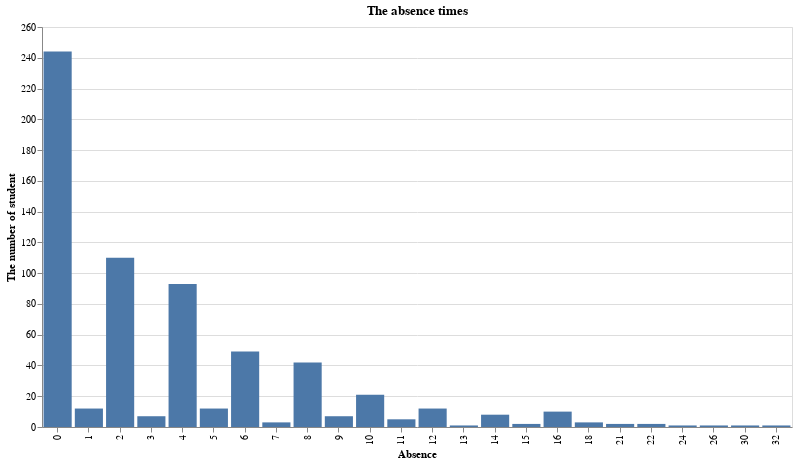

The cell this chart's notebook holds for it:
### Code cell
alt.Chart(df, title="The absence times").mark_bar().encode(
    alt.X('Absence:N', title="Absence", sort=[0,2,1]),
    alt.Y('The number of student:Q'),
).properties(width=750,height=400)

### Figure 1 — Vega-Lite specification as saved in the notebook (floating-point values rounded to 4 significant figures)
{"config": {"view": {"continuousWidth": 400, "continuousHeight": 300}}, "data": {"name": "data-6ae48cf13e5333d6deaddaabbb69e346"}, "mark": "bar", "encoding": {"x": {"type": "nominal", "field": "Absence", "sort": [0, 2, 1], "title": "Absence"}, "y": {"type": "quantitative", "field": "The number of student"}}, "height": 400, "title": "The absence times", "width": 750, "$schema": "https://vega.github.io/schema/vega-lite/v4.8.1.json", "datasets": {"data-6ae48cf13e5333d6deaddaabbb69e346": [{"Absence": "0", "Average grades": 12.04, "The number of student": 244}, {"Absence": "1", "Average grades": 12.42, "The number of student": 12}, {"Absence": "2", "Average grades": 12.19, "The number of student": 110}, {"Absence": "3", "Average grades": 10.43, "The number of student": 7}, {"Absence": "4", "Average grades": 12.01, "The number of student": 93}, {"Absence": "5", "Average grades": 11.75, "The number of student": 12}, {"Absence": "6", "Average grades": 12.12, "The number of student": 49}, {"Absence": "7", "Average grades": 13.0, "The number of student": 3}, {"Absence": "8", "Average grades": 11.62, "The number of student": 42}, {"Absence": "9", "Average grades": 9.714, "The number of student": 7}, {"Absence": "10", "Average grades": 12.24, "The number of student": 21}, {"Absence": "11", "Average grades": 11.2, "The number of student": 5}, {"Absence": "12", "Average grades": 10.08, "The number of student": 12}, {"Absence": "13", "Average grades": 14.0, "The number of student": 1}, {"Absence": "14", "Average grades": 10.38, "The number of student": 8}, {"Absence": "15", "Average grades": 11.0, "The number of student": 2}, {"Absence": "16", "Average grades": 10.3, "The number of student": 10}, {"Absence": "18", "Average grades": 12.33, "The number of student": 3}, {"Absence": "21", "Average grades": 11.5, "The number of student": 2}, {"Absence": "22", "Average grades": 8.0, "The number of student": 2}, {"Absence": "24", "Average grades": 9.0, "The number of student": 1}, {"Absence": "26", "Average grades": 8.0, "The number of student": 1}, {"Absence": "30", "Average grades": 16.0, "The number of student": 1}, {"Absence": "32", "Average grades": 14.0, "The number of student": 1}]}}
